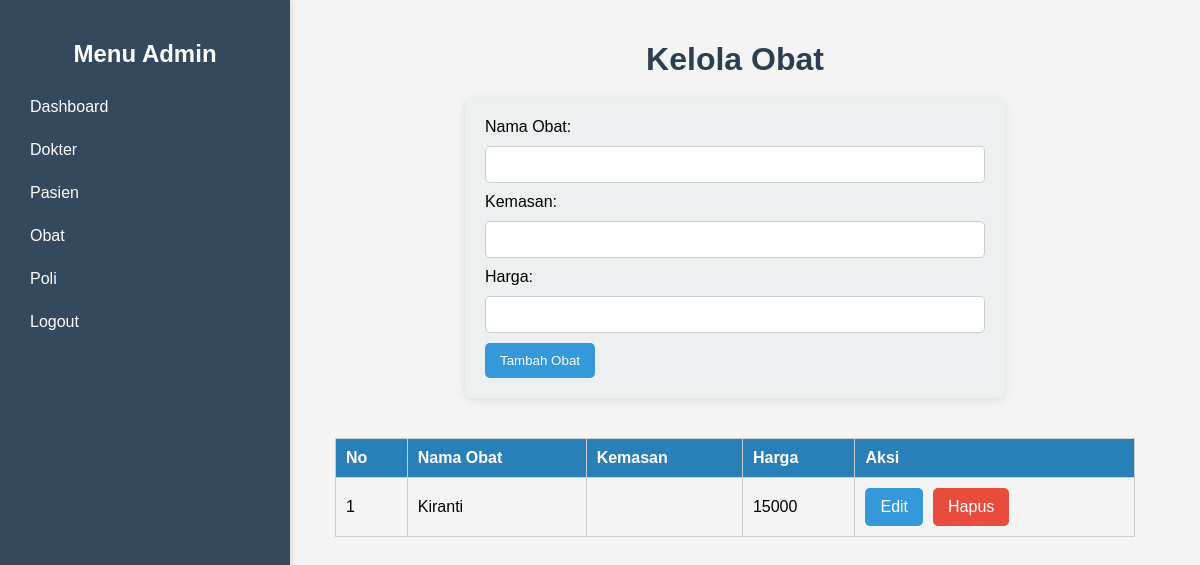
The app's page /pages/obat.php with its own data.
### tables this page shows
CREATE TABLE `obat` (
  `id` int(11) NOT NULL,
  `nama_obat` varchar(50) NOT NULL,
  `kemasan` varchar(35) DEFAULT NULL,
  `harga` int(10) UNSIGNED DEFAULT 0
);

### pages/obat.php (the view, shortened to what this page needs)
<?php
include_once('../config/db.php');
$sql = "SELECT * FROM obat";
$result = $conn->query($sql);
?>
<!DOCTYPE html>
<html lang="en">
<head>
    <link rel="stylesheet" href="https://cdnjs.cloudflare.com/ajax/libs/font-awesome/5.15.4/css/all.min.css">
</head>
<body>
    <div class="sidebar">
        <h2>Menu Admin</h2>
        <a href="dashboard_admin.php">Dashboard</a>
        <a href="dokter.php">Dokter</a>
        <a href="pasien.php">Pasien</a>
        <a href="obat.php">Obat</a>
        <a href="poli.php">Poli</a>
        <a href="../logout.php">Logout</a>
    </div>
    <div class="content">
        <h1>Kelola Obat</h1>
        <form method="POST" action="">
            <?php if (isset($_GET['action']) && $_GET['action'] == 'edit' && isset($_GET['id'])): ?>
                <?php
                    $id = $_GET['id'];
                    $edit_obat = null;
                    $sql_edit = "SELECT * FROM obat WHERE id = $id";
                    $result_edit = $conn->query($sql_edit);
                    if ($result_edit->num_rows > 0) {
                        $edit_obat = $result_edit->fetch_assoc();
                    }
                ?>
                <input type="hidden" name="action" value="edit">
                <input type="hidden" name="id" value="<?php echo $edit_obat['id']; ?>">
                <label>Nama Obat:</label>
                <input type="text" name="nama_obat" value="<?php echo htmlspecialchars($edit_obat['nama_obat']); ?>" required>
                <label>Kemasan:</label>
                <input type="text" name="kemasan" value="<?php echo htmlspecialchars($edit_obat['kemasan']); ?>" required>
                <label>Harga:</label>
                <input type="number" name="harga" value="<?php echo htmlspecialchars($edit_obat['harga']); ?>" required step="0.01">
                <button type="submit">Perbarui Obat</button>
            <?php else: ?>
                <label>Nama Obat:</label>
                <input type="text" name="nama_obat" required>
                <label>Kemasan:</label>
                <input type="text" name="kemasan" required>
                <label>Harga:</label>
                <input type="number" name="harga" required step="0.01">
                <button type="submit">Tambah Obat</button>
            <?php endif; ?>
        </form>
        <table>
            <tr>
                <th>No</th>
                <th>Nama Obat</th>
                <th>Kemasan</th>
                <th>Harga</th>
                <th>Aksi</th>
            </tr>
            <?php
            if ($result->num_rows > 0) {
                while ($obat = $result->fetch_assoc()) {
                    echo "<tr>
                            <td>" . $obat['id'] . "</td>
                            <td>" . htmlspecialchars($obat['nama_obat']) . "</td>
                            <td>" . htmlspecialchars($obat['kemasan']) . "</td>
                            <td>" . htmlspecialchars($obat['harga']) . "</td>
                            <td>
                                <div class='action-links'>
                                    <a href='?action=edit&id=" . $obat['id'] . "' class='btn'>
                                        Edit
                                    </a>
                                    <a href='?action=delete&id_obat=" . $obat['id'] . "' class='btn btn-danger' onclick=\"return confirm('Apakah Anda yakin ingin menghapus obat ini?');\">
                                        Hapus
                                    </a>
                                </div>
                            </td>
                          </tr>";
                }
            } else {
                echo "<tr><td colspan='5'>Tidak ada data obat.</td></tr>";
            }
            ?>
        </table>
    </div>
</body>
</html>

### pages/obat.php (style rules this page uses)
body { font-family: 'Arial', sans-serif; margin: 0; padding: 0; background-color: #f4f4f4; }
.sidebar { width: 250px; background-color: #34495e; color: white; padding: 20px; height: 100vh; position: fixed; box-shadow: 2px 0 5px rgba(0, 0, 0, 0.1); }
.sidebar h2 { text-align: center; margin-bottom: 20px; font-size: 24px; }
.sidebar a { display: block; color: white; text-decoration: none; padding: 10px; margin: 5px 0; border-radius: 5px; transition: background-color 0.3s, padding-left 0.3s; }
.content { margin-left: 270px; padding: 20px; flex-grow: 1; display: flex; flex-direction: column; align-items: center; }
h1 { color: #2c3e50; margin-bottom: 20px; }
form { background-color: #ecf0f1; padding: 20px; border-radius: 8px; box-shadow: 0 2px 10px rgba(0, 0, 0, 0.1); margin-bottom: 20px; width: 100%; max-width: 500px; }
form input { padding: 10px; margin: 10px 0; border: 1px solid #ccc; border-radius: 5px; width: calc(100% - 22px); }
form button { padding: 10px 15px; background-color: #3498db; color: white; border: none; border-radius: 5px; cursor: pointer; transition: background-color 0.3s; }
table { width: 100%; border-collapse: collapse; margin-top: 20px; max-width: 800px; }
table, th, td { border: 1px solid #ccc; }
th, td { padding: 10px; text-align: left; }
th { background-color: #2980b9; color: white; }
.action-links { display: flex; gap: 10px; }
.action-links a { padding: 10px 15px; background-color: #3498db; color: white; text-decoration: none; border-radius: 5px; transition: background-color 0.3s, transform 0.2s, box-shadow 0.2s; }
.action-links a.btn-danger { background-color: #e74c3c; }

### records on screen
obat: id "1", nama_obat "Kiranti", harga "15000"
